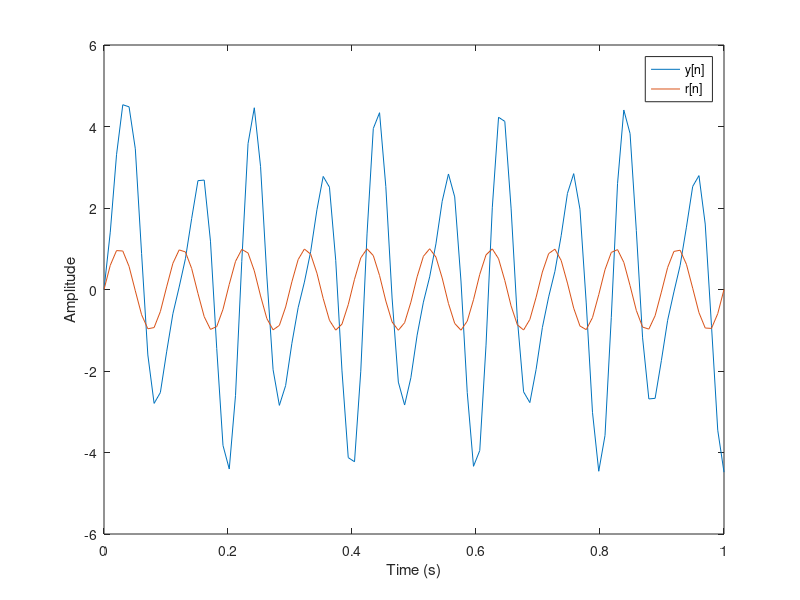

MATLAB code for this plot:
clc;
clear all;
close all;

duration = 1;
t = linspace(0, duration, duration*100);

freq1 = 10;
sin1 = sin(2 * pi * freq1 * t);

freq2 = 15;
sin2 = sin(2 * pi * freq2 * t);

x = sin1 + sin2;

lw = input('Enter the length of the window: ');
y = zeros(size(t));   %takes array same as t

for n = 1:length(t)
    y(n) = sum(x(max(1, n - lw + 1):n));
end

plot(t, y, 'DisplayName', 'y[n]');
hold on;
plot(t, sin1, 'DisplayName', 'r[n]');
hold off;
xlabel('Time (s)');
ylabel('Amplitude');
legend;